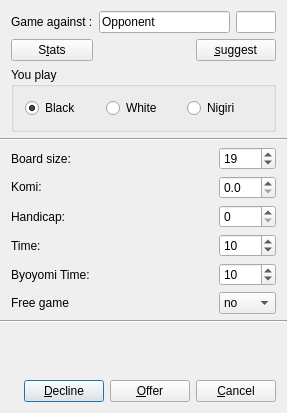
<?xml version="1.0" encoding="UTF-8"?>
<ui version="4.0">
 <class>NewGameDialog</class>
 <widget class="QDialog" name="NewGameDialog">
  <property name="geometry">
   <rect>
    <x>0</x>
    <y>0</y>
    <width>287</width>
    <height>413</height>
   </rect>
  </property>
  <property name="sizePolicy">
   <sizepolicy hsizetype="Preferred" vsizetype="Preferred">
    <horstretch>0</horstretch>
    <verstretch>0</verstretch>
   </sizepolicy>
  </property>
  <property name="windowTitle">
   <string>New Game</string>
  </property>
  <layout class="QGridLayout">
   <property name="leftMargin">
    <number>0</number>
   </property>
   <property name="topMargin">
    <number>0</number>
   </property>
   <property name="rightMargin">
    <number>0</number>
   </property>
   <property name="bottomMargin">
    <number>0</number>
   </property>
   <property name="spacing">
    <number>6</number>
   </property>
   <item row="1" column="0">
    <widget class="Line" name="line">
     <property name="orientation">
      <enum>Qt::Horizontal</enum>
     </property>
    </widget>
   </item>
   <item row="7" column="0">
    <widget class="QFrame" name="frame">
     <layout class="QHBoxLayout">
      <property name="topMargin">
       <number>0</number>
      </property>
      <item>
       <spacer name="Horizontal Spacing2">
        <property name="orientation">
         <enum>Qt::Horizontal</enum>
        </property>
        <property name="sizeType">
         <enum>QSizePolicy::Expanding</enum>
        </property>
        <property name="sizeHint" stdset="0">
         <size>
          <width>1</width>
          <height>20</height>
         </size>
        </property>
       </spacer>
      </item>
      <item>
       <widget class="QPushButton" name="buttonDecline">
        <property name="text">
         <string>&amp;Decline</string>
        </property>
       </widget>
      </item>
      <item>
       <widget class="QPushButton" name="buttonOffer">
        <property name="text">
         <string>&amp;Offer</string>
        </property>
        <property name="shortcut">
         <string>Alt+O</string>
        </property>
        <property name="checkable">
         <bool>true</bool>
        </property>
        <property name="autoDefault">
         <bool>true</bool>
        </property>
        <property name="default">
         <bool>false</bool>
        </property>
       </widget>
      </item>
      <item>
       <widget class="QPushButton" name="buttonCancel">
        <property name="text">
         <string>&amp;Cancel</string>
        </property>
        <property name="autoDefault">
         <bool>true</bool>
        </property>
       </widget>
      </item>
     </layout>
    </widget>
   </item>
   <item row="0" column="0">
    <widget class="QFrame" name="Frame13">
     <property name="frameShape">
      <enum>QFrame::NoFrame</enum>
     </property>
     <property name="frameShadow">
      <enum>QFrame::Raised</enum>
     </property>
     <layout class="QGridLayout">
      <property name="bottomMargin">
       <number>0</number>
      </property>
      <item row="0" column="0">
       <widget class="QLabel" name="TextLabel2">
        <property name="maximumSize">
         <size>
          <width>90</width>
          <height>32767</height>
         </size>
        </property>
        <property name="text">
         <string>Game against :</string>
        </property>
        <property name="wordWrap">
         <bool>false</bool>
        </property>
       </widget>
      </item>
      <item row="0" column="3">
       <widget class="QLineEdit" name="playerOpponentRkEdit">
        <property name="sizePolicy">
         <sizepolicy hsizetype="Fixed" vsizetype="Fixed">
          <horstretch>0</horstretch>
          <verstretch>0</verstretch>
         </sizepolicy>
        </property>
        <property name="maximumSize">
         <size>
          <width>40</width>
          <height>32767</height>
         </size>
        </property>
        <property name="readOnly">
         <bool>true</bool>
        </property>
       </widget>
      </item>
      <item row="2" column="0" colspan="4">
       <widget class="QGroupBox" name="buttonGroup1">
        <property name="title">
         <string>You play</string>
        </property>
        <property name="flat">
         <bool>true</bool>
        </property>
        <property name="checkable">
         <bool>false</bool>
        </property>
        <layout class="QGridLayout">
         <item row="0" column="1">
          <widget class="QRadioButton" name="play_white_button">
           <property name="text">
            <string>White</string>
           </property>
          </widget>
         </item>
         <item row="0" column="2">
          <widget class="QRadioButton" name="play_nigiri_button">
           <property name="text">
            <string>Nigiri</string>
           </property>
          </widget>
         </item>
         <item row="0" column="0">
          <widget class="QRadioButton" name="play_black_button">
           <property name="text">
            <string>Black</string>
           </property>
           <property name="checked">
            <bool>true</bool>
           </property>
          </widget>
         </item>
        </layout>
       </widget>
      </item>
      <item row="1" column="1">
       <spacer name="spacer3">
        <property name="orientation">
         <enum>Qt::Horizontal</enum>
        </property>
        <property name="sizeType">
         <enum>QSizePolicy::Expanding</enum>
        </property>
        <property name="sizeHint" stdset="0">
         <size>
          <width>71</width>
          <height>20</height>
         </size>
        </property>
       </spacer>
      </item>
      <item row="0" column="1" colspan="2">
       <widget class="QLineEdit" name="playerOpponentEdit">
        <property name="text">
         <string>Opponent</string>
        </property>
        <property name="readOnly">
         <bool>true</bool>
        </property>
       </widget>
      </item>
      <item row="1" column="0">
       <widget class="QPushButton" name="pb_stats">
        <property name="toolTip">
         <string>query the other players stats</string>
        </property>
        <property name="text">
         <string>S&amp;tats</string>
        </property>
        <property name="shortcut">
         <string>Alt+T</string>
        </property>
       </widget>
      </item>
      <item row="1" column="2" colspan="2">
       <widget class="QPushButton" name="pb_suggest">
        <property name="toolTip">
         <string>suggest proper handicap according to players ranks</string>
        </property>
        <property name="text">
         <string>&amp;suggest</string>
        </property>
        <property name="shortcut">
         <string>Alt+S</string>
        </property>
       </widget>
      </item>
     </layout>
    </widget>
   </item>
   <item row="4" column="0">
    <widget class="QFrame" name="Frame14_2">
     <property name="frameShape">
      <enum>QFrame::NoFrame</enum>
     </property>
     <property name="frameShadow">
      <enum>QFrame::Raised</enum>
     </property>
     <layout class="QGridLayout" name="gridLayout_3">
      <property name="topMargin">
       <number>0</number>
      </property>
      <property name="bottomMargin">
       <number>0</number>
      </property>
      <item row="0" column="1">
       <widget class="QLabel" name="warn_size">
        <property name="sizePolicy">
         <sizepolicy hsizetype="Minimum" vsizetype="Preferred">
          <horstretch>0</horstretch>
          <verstretch>0</verstretch>
         </sizepolicy>
        </property>
        <property name="text">
         <string/>
        </property>
        <property name="pixmap">
         <pixmap>pics/warning.png</pixmap>
        </property>
       </widget>
      </item>
      <item row="6" column="1">
       <widget class="QLabel" name="warn_rated">
        <property name="sizePolicy">
         <sizepolicy hsizetype="Minimum" vsizetype="Preferred">
          <horstretch>0</horstretch>
          <verstretch>0</verstretch>
         </sizepolicy>
        </property>
        <property name="text">
         <string/>
        </property>
        <property name="pixmap">
         <pixmap>pics/warning.png</pixmap>
        </property>
       </widget>
      </item>
      <item row="0" column="3">
       <widget class="QSpinBox" name="boardSizeSpin">
        <property name="maximumSize">
         <size>
          <width>60</width>
          <height>32767</height>
         </size>
        </property>
        <property name="minimum">
         <number>4</number>
        </property>
        <property name="maximum">
         <number>36</number>
        </property>
        <property name="value">
         <number>19</number>
        </property>
       </widget>
      </item>
      <item row="0" column="0">
       <widget class="QLabel" name="TextLabel3">
        <property name="sizePolicy">
         <sizepolicy hsizetype="Expanding" vsizetype="Preferred">
          <horstretch>0</horstretch>
          <verstretch>0</verstretch>
         </sizepolicy>
        </property>
        <property name="text">
         <string>Board size:</string>
        </property>
        <property name="wordWrap">
         <bool>false</bool>
        </property>
       </widget>
      </item>
      <item row="1" column="0">
       <widget class="QLabel" name="TextLabel4">
        <property name="sizePolicy">
         <sizepolicy hsizetype="Expanding" vsizetype="Fixed">
          <horstretch>0</horstretch>
          <verstretch>0</verstretch>
         </sizepolicy>
        </property>
        <property name="text">
         <string>Komi:</string>
        </property>
        <property name="wordWrap">
         <bool>false</bool>
        </property>
       </widget>
      </item>
      <item row="1" column="1">
       <widget class="QLabel" name="warn_komi">
        <property name="sizePolicy">
         <sizepolicy hsizetype="Minimum" vsizetype="Preferred">
          <horstretch>0</horstretch>
          <verstretch>0</verstretch>
         </sizepolicy>
        </property>
        <property name="text">
         <string/>
        </property>
        <property name="pixmap">
         <pixmap>pics/warning.png</pixmap>
        </property>
       </widget>
      </item>
      <item row="1" column="3">
       <widget class="KomiSpinBox" name="komiSpin">
        <property name="maximumSize">
         <size>
          <width>60</width>
          <height>32767</height>
         </size>
        </property>
        <property name="decimals">
         <number>1</number>
        </property>
       </widget>
      </item>
      <item row="2" column="0">
       <widget class="QLabel" name="TextLabel5">
        <property name="text">
         <string>Handicap:</string>
        </property>
        <property name="wordWrap">
         <bool>false</bool>
        </property>
       </widget>
      </item>
      <item row="2" column="1">
       <widget class="QLabel" name="warn_hc">
        <property name="sizePolicy">
         <sizepolicy hsizetype="Minimum" vsizetype="Preferred">
          <horstretch>0</horstretch>
          <verstretch>0</verstretch>
         </sizepolicy>
        </property>
        <property name="text">
         <string/>
        </property>
        <property name="pixmap">
         <pixmap>pics/warning.png</pixmap>
        </property>
       </widget>
      </item>
      <item row="2" column="3">
       <widget class="QSpinBox" name="handicapSpin">
        <property name="sizePolicy">
         <sizepolicy hsizetype="Minimum" vsizetype="Fixed">
          <horstretch>0</horstretch>
          <verstretch>0</verstretch>
         </sizepolicy>
        </property>
        <property name="maximumSize">
         <size>
          <width>60</width>
          <height>32767</height>
         </size>
        </property>
        <property name="maximum">
         <number>13</number>
        </property>
       </widget>
      </item>
      <item row="3" column="0">
       <widget class="QLabel" name="TextLabel6">
        <property name="text">
         <string>Time:</string>
        </property>
        <property name="wordWrap">
         <bool>false</bool>
        </property>
       </widget>
      </item>
      <item row="3" column="1">
       <widget class="QLabel" name="warn_time">
        <property name="sizePolicy">
         <sizepolicy hsizetype="Minimum" vsizetype="Preferred">
          <horstretch>0</horstretch>
          <verstretch>0</verstretch>
         </sizepolicy>
        </property>
        <property name="text">
         <string/>
        </property>
        <property name="pixmap">
         <pixmap>pics/warning.png</pixmap>
        </property>
       </widget>
      </item>
      <item row="3" column="3">
       <widget class="QSpinBox" name="timeSpin">
        <property name="sizePolicy">
         <sizepolicy hsizetype="Minimum" vsizetype="Fixed">
          <horstretch>0</horstretch>
          <verstretch>0</verstretch>
         </sizepolicy>
        </property>
        <property name="maximumSize">
         <size>
          <width>60</width>
          <height>32767</height>
         </size>
        </property>
        <property name="toolTip">
         <string>Playing time</string>
        </property>
        <property name="value">
         <number>10</number>
        </property>
       </widget>
      </item>
      <item row="5" column="0">
       <widget class="QLabel" name="BY_label">
        <property name="text">
         <string>Byoyomi Time:</string>
        </property>
        <property name="wordWrap">
         <bool>false</bool>
        </property>
       </widget>
      </item>
      <item row="5" column="1">
       <widget class="QLabel" name="warn_byo">
        <property name="sizePolicy">
         <sizepolicy hsizetype="Minimum" vsizetype="Preferred">
          <horstretch>0</horstretch>
          <verstretch>0</verstretch>
         </sizepolicy>
        </property>
        <property name="text">
         <string/>
        </property>
        <property name="pixmap">
         <pixmap>pics/warning.png</pixmap>
        </property>
       </widget>
      </item>
      <item row="5" column="3">
       <widget class="QSpinBox" name="byoTimeSpin">
        <property name="maximumSize">
         <size>
          <width>60</width>
          <height>32767</height>
         </size>
        </property>
        <property name="toolTip">
         <string>Additional time for 25 moves; after 25 moves the byoyomi time starts again and again</string>
        </property>
        <property name="value">
         <number>10</number>
        </property>
       </widget>
      </item>
      <item row="6" column="0">
       <widget class="QLabel" name="TextLabel8">
        <property name="text">
         <string>Free game</string>
        </property>
        <property name="wordWrap">
         <bool>false</bool>
        </property>
       </widget>
      </item>
      <item row="6" column="3">
       <widget class="QComboBox" name="ComboBox_free">
        <property name="maximumSize">
         <size>
          <width>60</width>
          <height>32767</height>
         </size>
        </property>
        <item>
         <property name="text">
          <string>no</string>
         </property>
        </item>
        <item>
         <property name="text">
          <string>yes</string>
         </property>
        </item>
       </widget>
      </item>
     </layout>
    </widget>
   </item>
   <item row="5" column="0">
    <widget class="Line" name="line_2">
     <property name="orientation">
      <enum>Qt::Horizontal</enum>
     </property>
    </widget>
   </item>
   <item row="6" column="0">
    <spacer name="verticalSpacer">
     <property name="orientation">
      <enum>Qt::Vertical</enum>
     </property>
     <property name="sizeHint" stdset="0">
      <size>
       <width>20</width>
       <height>1</height>
      </size>
     </property>
    </spacer>
   </item>
  </layout>
 </widget>
 <layoutdefault spacing="6" margin="11"/>
 <customwidgets>
  <customwidget>
   <class>KomiSpinBox</class>
   <extends>QDoubleSpinBox</extends>
   <header>komispinbox.h</header>
  </customwidget>
 </customwidgets>
 <tabstops>
  <tabstop>playerOpponentEdit</tabstop>
  <tabstop>playerOpponentRkEdit</tabstop>
  <tabstop>pb_stats</tabstop>
  <tabstop>pb_suggest</tabstop>
  <tabstop>play_black_button</tabstop>
  <tabstop>play_white_button</tabstop>
  <tabstop>play_nigiri_button</tabstop>
  <tabstop>boardSizeSpin</tabstop>
  <tabstop>komiSpin</tabstop>
  <tabstop>handicapSpin</tabstop>
  <tabstop>timeSpin</tabstop>
  <tabstop>byoTimeSpin</tabstop>
  <tabstop>ComboBox_free</tabstop>
  <tabstop>buttonDecline</tabstop>
  <tabstop>buttonOffer</tabstop>
  <tabstop>buttonCancel</tabstop>
 </tabstops>
 <includes>
  <include location="local">komispinbox.h</include>
 </includes>
 <resources/>
 <connections/>
</ui>
